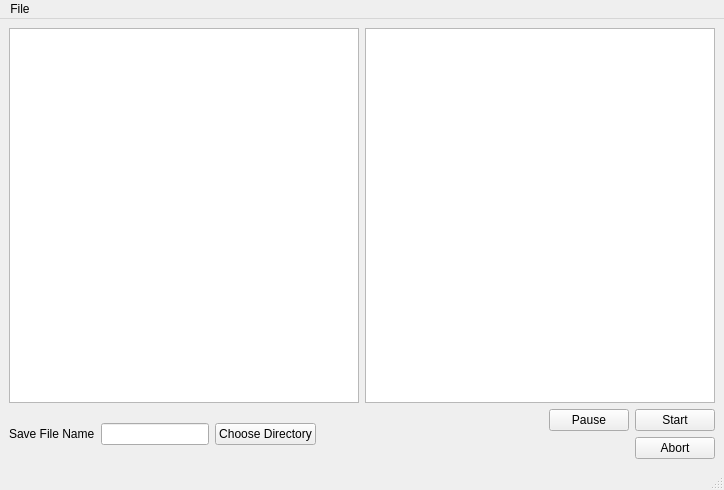
<?xml version="1.0" encoding="UTF-8"?>
<ui version="4.0">
 <class>MainWindow</class>
 <widget class="QMainWindow" name="MainWindow">
  <property name="geometry">
   <rect>
    <x>0</x>
    <y>0</y>
    <width>724</width>
    <height>490</height>
   </rect>
  </property>
  <property name="windowTitle">
   <string>Sideband Measurements</string>
  </property>
  <widget class="QWidget" name="centralwidget">
   <layout class="QVBoxLayout" name="verticalLayout">
    <item>
     <layout class="QHBoxLayout" name="horizontalLayout_2">
      <item>
       <widget class="PlotWidget" name="gPyro"/>
      </item>
      <item>
       <widget class="PlotWidget" name="gSignal"/>
      </item>
     </layout>
    </item>
    <item>
     <layout class="QHBoxLayout" name="horizontalLayout_3">
      <item>
       <layout class="QHBoxLayout" name="horizontalLayout">
        <item>
         <widget class="QLabel" name="label">
          <property name="text">
           <string>Save File Name</string>
          </property>
         </widget>
        </item>
        <item>
         <widget class="QLineEdit" name="tSaveName"/>
        </item>
        <item>
         <widget class="QPushButton" name="bChooseDirectory">
          <property name="text">
           <string>Choose Directory</string>
          </property>
         </widget>
        </item>
       </layout>
      </item>
      <item>
       <spacer name="horizontalSpacer">
        <property name="orientation">
         <enum>Qt::Horizontal</enum>
        </property>
        <property name="sizeHint" stdset="0">
         <size>
          <width>40</width>
          <height>20</height>
         </size>
        </property>
       </spacer>
      </item>
      <item>
       <layout class="QGridLayout" name="gridLayout">
        <item row="0" column="1">
         <widget class="QPushButton" name="bStart">
          <property name="text">
           <string>Start</string>
          </property>
         </widget>
        </item>
        <item row="1" column="1">
         <widget class="QPushButton" name="bAbort">
          <property name="text">
           <string>Abort</string>
          </property>
         </widget>
        </item>
        <item row="0" column="0">
         <widget class="QPushButton" name="bPause">
          <property name="text">
           <string>Pause</string>
          </property>
          <property name="checkable">
           <bool>true</bool>
          </property>
         </widget>
        </item>
       </layout>
      </item>
     </layout>
    </item>
   </layout>
  </widget>
  <widget class="QMenuBar" name="menubar">
   <property name="geometry">
    <rect>
     <x>0</x>
     <y>0</y>
     <width>724</width>
     <height>21</height>
    </rect>
   </property>
   <widget class="QMenu" name="menuFile">
    <property name="title">
     <string>File</string>
    </property>
    <addaction name="actionSettings"/>
    <addaction name="actionExit"/>
   </widget>
   <addaction name="menuFile"/>
  </widget>
  <widget class="QStatusBar" name="statusbar"/>
  <action name="actionSettings">
   <property name="text">
    <string>Settings</string>
   </property>
  </action>
  <action name="actionExit">
   <property name="text">
    <string>Exit</string>
   </property>
  </action>
 </widget>
 <customwidgets>
  <customwidget>
   <class>PlotWidget</class>
   <extends>QGraphicsView</extends>
   <header>pyqtgraph</header>
  </customwidget>
 </customwidgets>
 <resources/>
 <connections/>
</ui>
